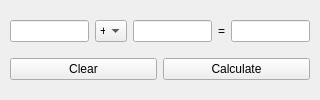
<?xml version="1.0" encoding="UTF-8"?>
<ui version="4.0">
 <class>MainWindow</class>
 <widget class="QMainWindow" name="MainWindow">
  <property name="geometry">
   <rect>
    <x>0</x>
    <y>0</y>
    <width>320</width>
    <height>100</height>
   </rect>
  </property>
  <property name="windowTitle">
   <string>Calculator</string>
  </property>
  <widget class="QWidget" name="centralwidget">
   <widget class="QWidget" name="verticalLayoutWidget">
    <property name="geometry">
     <rect>
      <x>10</x>
      <y>10</y>
      <width>300</width>
      <height>80</height>
     </rect>
    </property>
    <layout class="QVBoxLayout" name="verticalLayout_2">
     <item>
      <layout class="QHBoxLayout" name="horizontalLayout">
       <item>
        <widget class="QLineEdit" name="lineEdit_1"/>
       </item>
       <item>
        <widget class="QComboBox" name="comboBox">
         <property name="minimumSize">
          <size>
           <width>32</width>
           <height>0</height>
          </size>
         </property>
         <item>
          <property name="text">
           <string>+</string>
          </property>
         </item>
         <item>
          <property name="text">
           <string>-</string>
          </property>
         </item>
         <item>
          <property name="text">
           <string>*</string>
          </property>
         </item>
         <item>
          <property name="text">
           <string>/</string>
          </property>
         </item>
        </widget>
       </item>
       <item>
        <widget class="QLineEdit" name="lineEdit_2"/>
       </item>
       <item>
        <widget class="QLabel" name="label">
         <property name="text">
          <string>=</string>
         </property>
        </widget>
       </item>
       <item>
        <widget class="QLineEdit" name="lineEdit_3"/>
       </item>
      </layout>
     </item>
     <item>
      <layout class="QHBoxLayout" name="horizontalLayout_2">
       <item>
        <widget class="QPushButton" name="pushButton_1">
         <property name="text">
          <string>Clear</string>
         </property>
        </widget>
       </item>
       <item>
        <widget class="QPushButton" name="pushButton_2">
         <property name="text">
          <string>Calculate</string>
         </property>
        </widget>
       </item>
      </layout>
     </item>
    </layout>
   </widget>
  </widget>
 </widget>
 <resources/>
 <connections>
  <connection>
   <sender>pushButton_1</sender>
   <signal>clicked()</signal>
   <receiver>lineEdit_1</receiver>
   <slot>clear()</slot>
   <hints>
    <hint type="sourcelabel">
     <x>84</x>
     <y>70</y>
    </hint>
    <hint type="destinationlabel">
     <x>50</x>
     <y>28</y>
    </hint>
   </hints>
  </connection>
  <connection>
   <sender>pushButton_1</sender>
   <signal>clicked()</signal>
   <receiver>lineEdit_2</receiver>
   <slot>clear()</slot>
   <hints>
    <hint type="sourcelabel">
     <x>84</x>
     <y>70</y>
    </hint>
    <hint type="destinationlabel">
     <x>171</x>
     <y>28</y>
    </hint>
   </hints>
  </connection>
  <connection>
   <sender>pushButton_1</sender>
   <signal>clicked()</signal>
   <receiver>lineEdit_3</receiver>
   <slot>clear()</slot>
   <hints>
    <hint type="sourcelabel">
     <x>84</x>
     <y>70</y>
    </hint>
    <hint type="destinationlabel">
     <x>269</x>
     <y>28</y>
    </hint>
   </hints>
  </connection>
 </connections>
</ui>
